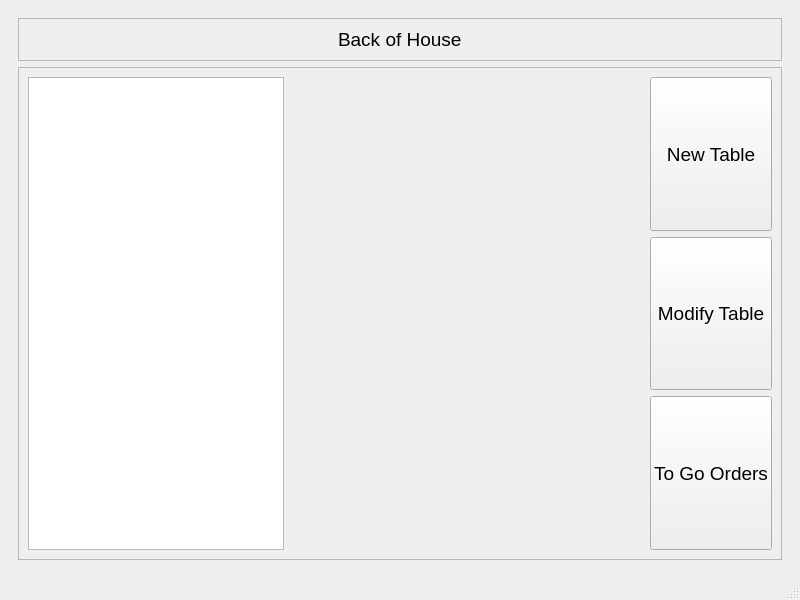
<?xml version="1.0" encoding="UTF-8"?>
<ui version="4.0">
 <class>MainWindow</class>
 <widget class="QMainWindow" name="MainWindow">
  <property name="geometry">
   <rect>
    <x>0</x>
    <y>0</y>
    <width>800</width>
    <height>600</height>
   </rect>
  </property>
  <property name="windowTitle">
   <string>MainWindow</string>
  </property>
  <widget class="QWidget" name="centralwidget">
   <layout class="QVBoxLayout" name="verticalLayout">
    <item>
     <widget class="QStackedWidget" name="stackedWidget">
      <property name="font">
       <font>
        <pointsize>14</pointsize>
       </font>
      </property>
      <property name="currentIndex">
       <number>0</number>
      </property>
      <widget class="QWidget" name="user_select">
       <layout class="QVBoxLayout" name="verticalLayout_4">
        <item>
         <widget class="QFrame" name="frame">
          <property name="frameShape">
           <enum>QFrame::StyledPanel</enum>
          </property>
          <property name="frameShadow">
           <enum>QFrame::Raised</enum>
          </property>
          <layout class="QVBoxLayout" name="verticalLayout_2">
           <item alignment="Qt::AlignHCenter">
            <widget class="QLabel" name="label">
             <property name="text">
              <string>Back of House</string>
             </property>
            </widget>
           </item>
          </layout>
         </widget>
        </item>
        <item>
         <widget class="QFrame" name="frame_2">
          <property name="frameShape">
           <enum>QFrame::StyledPanel</enum>
          </property>
          <property name="frameShadow">
           <enum>QFrame::Raised</enum>
          </property>
          <layout class="QHBoxLayout" name="horizontalLayout">
           <item>
            <widget class="QListWidget" name="listWidget">
             <property name="sizePolicy">
              <sizepolicy hsizetype="Minimum" vsizetype="Expanding">
               <horstretch>0</horstretch>
               <verstretch>0</verstretch>
              </sizepolicy>
             </property>
            </widget>
           </item>
           <item>
            <spacer name="horizontalSpacer">
             <property name="orientation">
              <enum>Qt::Horizontal</enum>
             </property>
             <property name="sizeType">
              <enum>QSizePolicy::MinimumExpanding</enum>
             </property>
             <property name="sizeHint" stdset="0">
              <size>
               <width>40</width>
               <height>20</height>
              </size>
             </property>
            </spacer>
           </item>
           <item>
            <layout class="QVBoxLayout" name="verticalLayout_3">
             <property name="sizeConstraint">
              <enum>QLayout::SetDefaultConstraint</enum>
             </property>
             <item>
              <widget class="QPushButton" name="newTable_btn">
               <property name="sizePolicy">
                <sizepolicy hsizetype="Minimum" vsizetype="Minimum">
                 <horstretch>0</horstretch>
                 <verstretch>0</verstretch>
                </sizepolicy>
               </property>
               <property name="text">
                <string>New Table</string>
               </property>
              </widget>
             </item>
             <item>
              <widget class="QPushButton" name="modifyTable_btn">
               <property name="sizePolicy">
                <sizepolicy hsizetype="Minimum" vsizetype="Minimum">
                 <horstretch>0</horstretch>
                 <verstretch>0</verstretch>
                </sizepolicy>
               </property>
               <property name="text">
                <string>Modify Table</string>
               </property>
              </widget>
             </item>
             <item>
              <widget class="QPushButton" name="toGoOrder_btn">
               <property name="sizePolicy">
                <sizepolicy hsizetype="Minimum" vsizetype="Minimum">
                 <horstretch>0</horstretch>
                 <verstretch>0</verstretch>
                </sizepolicy>
               </property>
               <property name="text">
                <string>To Go Orders</string>
               </property>
              </widget>
             </item>
            </layout>
           </item>
          </layout>
         </widget>
        </item>
       </layout>
      </widget>
      <widget class="QWidget" name="login">
       <property name="sizePolicy">
        <sizepolicy hsizetype="Preferred" vsizetype="Preferred">
         <horstretch>0</horstretch>
         <verstretch>0</verstretch>
        </sizepolicy>
       </property>
       <layout class="QVBoxLayout" name="verticalLayout_7">
        <item>
         <widget class="QFrame" name="frame_3">
          <property name="frameShape">
           <enum>QFrame::StyledPanel</enum>
          </property>
          <property name="frameShadow">
           <enum>QFrame::Raised</enum>
          </property>
          <layout class="QHBoxLayout" name="horizontalLayout_2">
           <item alignment="Qt::AlignHCenter">
            <widget class="QLabel" name="label_2">
             <property name="text">
              <string>Back of House</string>
             </property>
            </widget>
           </item>
          </layout>
         </widget>
        </item>
        <item>
         <spacer name="verticalSpacer_2">
          <property name="orientation">
           <enum>Qt::Vertical</enum>
          </property>
          <property name="sizeType">
           <enum>QSizePolicy::Preferred</enum>
          </property>
          <property name="sizeHint" stdset="0">
           <size>
            <width>20</width>
            <height>160</height>
           </size>
          </property>
         </spacer>
        </item>
        <item>
         <widget class="QFrame" name="frame_4">
          <property name="sizePolicy">
           <sizepolicy hsizetype="Preferred" vsizetype="Preferred">
            <horstretch>0</horstretch>
            <verstretch>0</verstretch>
           </sizepolicy>
          </property>
          <property name="frameShape">
           <enum>QFrame::StyledPanel</enum>
          </property>
          <property name="frameShadow">
           <enum>QFrame::Raised</enum>
          </property>
          <layout class="QHBoxLayout" name="horizontalLayout_3">
           <item>
            <layout class="QVBoxLayout" name="verticalLayout_5" stretch="1,4">
             <item>
              <widget class="QLineEdit" name="lineEdit">
               <property name="sizePolicy">
                <sizepolicy hsizetype="Preferred" vsizetype="Minimum">
                 <horstretch>0</horstretch>
                 <verstretch>40</verstretch>
                </sizepolicy>
               </property>
               <property name="font">
                <font>
                 <pointsize>18</pointsize>
                </font>
               </property>
              </widget>
             </item>
             <item>
              <layout class="QGridLayout" name="gridLayout">
               <item row="0" column="2">
                <widget class="QPushButton" name="nine_btn">
                 <property name="sizePolicy">
                  <sizepolicy hsizetype="MinimumExpanding" vsizetype="MinimumExpanding">
                   <horstretch>0</horstretch>
                   <verstretch>0</verstretch>
                  </sizepolicy>
                 </property>
                 <property name="font">
                  <font>
                   <pointsize>18</pointsize>
                  </font>
                 </property>
                 <property name="text">
                  <string>9</string>
                 </property>
                </widget>
               </item>
               <item row="1" column="0">
                <widget class="QPushButton" name="four_btn">
                 <property name="sizePolicy">
                  <sizepolicy hsizetype="MinimumExpanding" vsizetype="MinimumExpanding">
                   <horstretch>0</horstretch>
                   <verstretch>0</verstretch>
                  </sizepolicy>
                 </property>
                 <property name="font">
                  <font>
                   <pointsize>18</pointsize>
                  </font>
                 </property>
                 <property name="text">
                  <string>4</string>
                 </property>
                </widget>
               </item>
               <item row="1" column="1">
                <widget class="QPushButton" name="five_btn">
                 <property name="sizePolicy">
                  <sizepolicy hsizetype="MinimumExpanding" vsizetype="MinimumExpanding">
                   <horstretch>0</horstretch>
                   <verstretch>0</verstretch>
                  </sizepolicy>
                 </property>
                 <property name="font">
                  <font>
                   <pointsize>18</pointsize>
                  </font>
                 </property>
                 <property name="text">
                  <string>5</string>
                 </property>
                </widget>
               </item>
               <item row="1" column="2">
                <widget class="QPushButton" name="six_btn">
                 <property name="sizePolicy">
                  <sizepolicy hsizetype="MinimumExpanding" vsizetype="MinimumExpanding">
                   <horstretch>0</horstretch>
                   <verstretch>0</verstretch>
                  </sizepolicy>
                 </property>
                 <property name="font">
                  <font>
                   <pointsize>18</pointsize>
                  </font>
                 </property>
                 <property name="text">
                  <string>6</string>
                 </property>
                </widget>
               </item>
               <item row="2" column="1">
                <widget class="QPushButton" name="two_btn">
                 <property name="sizePolicy">
                  <sizepolicy hsizetype="MinimumExpanding" vsizetype="MinimumExpanding">
                   <horstretch>0</horstretch>
                   <verstretch>0</verstretch>
                  </sizepolicy>
                 </property>
                 <property name="font">
                  <font>
                   <pointsize>18</pointsize>
                  </font>
                 </property>
                 <property name="text">
                  <string>2</string>
                 </property>
                </widget>
               </item>
               <item row="2" column="2">
                <widget class="QPushButton" name="three_btn">
                 <property name="sizePolicy">
                  <sizepolicy hsizetype="MinimumExpanding" vsizetype="MinimumExpanding">
                   <horstretch>0</horstretch>
                   <verstretch>0</verstretch>
                  </sizepolicy>
                 </property>
                 <property name="font">
                  <font>
                   <pointsize>18</pointsize>
                  </font>
                 </property>
                 <property name="text">
                  <string>3</string>
                 </property>
                </widget>
               </item>
               <item row="3" column="0">
                <widget class="QPushButton" name="clear_btn">
                 <property name="sizePolicy">
                  <sizepolicy hsizetype="MinimumExpanding" vsizetype="MinimumExpanding">
                   <horstretch>0</horstretch>
                   <verstretch>0</verstretch>
                  </sizepolicy>
                 </property>
                 <property name="font">
                  <font>
                   <pointsize>18</pointsize>
                  </font>
                 </property>
                 <property name="text">
                  <string>Clear</string>
                 </property>
                </widget>
               </item>
               <item row="3" column="1">
                <widget class="QPushButton" name="zero_btn">
                 <property name="sizePolicy">
                  <sizepolicy hsizetype="MinimumExpanding" vsizetype="MinimumExpanding">
                   <horstretch>0</horstretch>
                   <verstretch>0</verstretch>
                  </sizepolicy>
                 </property>
                 <property name="font">
                  <font>
                   <pointsize>18</pointsize>
                  </font>
                 </property>
                 <property name="text">
                  <string>0</string>
                 </property>
                </widget>
               </item>
               <item row="3" column="2">
                <widget class="QPushButton" name="enter_btn">
                 <property name="sizePolicy">
                  <sizepolicy hsizetype="MinimumExpanding" vsizetype="MinimumExpanding">
                   <horstretch>0</horstretch>
                   <verstretch>0</verstretch>
                  </sizepolicy>
                 </property>
                 <property name="font">
                  <font>
                   <pointsize>18</pointsize>
                  </font>
                 </property>
                 <property name="text">
                  <string>Enter</string>
                 </property>
                </widget>
               </item>
               <item row="2" column="0">
                <widget class="QPushButton" name="one_btn">
                 <property name="sizePolicy">
                  <sizepolicy hsizetype="MinimumExpanding" vsizetype="MinimumExpanding">
                   <horstretch>0</horstretch>
                   <verstretch>0</verstretch>
                  </sizepolicy>
                 </property>
                 <property name="font">
                  <font>
                   <pointsize>18</pointsize>
                  </font>
                 </property>
                 <property name="text">
                  <string>1</string>
                 </property>
                </widget>
               </item>
               <item row="0" column="0">
                <widget class="QPushButton" name="seven_btn">
                 <property name="sizePolicy">
                  <sizepolicy hsizetype="MinimumExpanding" vsizetype="MinimumExpanding">
                   <horstretch>0</horstretch>
                   <verstretch>0</verstretch>
                  </sizepolicy>
                 </property>
                 <property name="font">
                  <font>
                   <pointsize>18</pointsize>
                  </font>
                 </property>
                 <property name="text">
                  <string>7</string>
                 </property>
                </widget>
               </item>
               <item row="0" column="1">
                <widget class="QPushButton" name="eight_btn">
                 <property name="sizePolicy">
                  <sizepolicy hsizetype="MinimumExpanding" vsizetype="MinimumExpanding">
                   <horstretch>0</horstretch>
                   <verstretch>0</verstretch>
                  </sizepolicy>
                 </property>
                 <property name="font">
                  <font>
                   <pointsize>18</pointsize>
                  </font>
                 </property>
                 <property name="text">
                  <string>8</string>
                 </property>
                </widget>
               </item>
               <item row="4" column="1">
                <widget class="QPushButton" name="Cancel_btn">
                 <property name="sizePolicy">
                  <sizepolicy hsizetype="Minimum" vsizetype="MinimumExpanding">
                   <horstretch>0</horstretch>
                   <verstretch>0</verstretch>
                  </sizepolicy>
                 </property>
                 <property name="font">
                  <font>
                   <pointsize>18</pointsize>
                  </font>
                 </property>
                 <property name="text">
                  <string>Cancel</string>
                 </property>
                </widget>
               </item>
              </layout>
             </item>
            </layout>
           </item>
          </layout>
         </widget>
        </item>
       </layout>
      </widget>
      <widget class="QWidget" name="order">
       <layout class="QVBoxLayout" name="verticalLayout_6">
        <item>
         <widget class="QFrame" name="frame_5">
          <property name="frameShape">
           <enum>QFrame::StyledPanel</enum>
          </property>
          <property name="frameShadow">
           <enum>QFrame::Raised</enum>
          </property>
          <layout class="QHBoxLayout" name="horizontalLayout_4">
           <item alignment="Qt::AlignHCenter">
            <widget class="QLabel" name="label_3">
             <property name="text">
              <string>Back of House</string>
             </property>
            </widget>
           </item>
          </layout>
         </widget>
        </item>
        <item>
         <widget class="QFrame" name="frame_6">
          <property name="frameShape">
           <enum>QFrame::StyledPanel</enum>
          </property>
          <property name="frameShadow">
           <enum>QFrame::Raised</enum>
          </property>
          <layout class="QHBoxLayout" name="horizontalLayout_5" stretch="2,1,3">
           <item>
            <widget class="QListWidget" name="listWidget_2"/>
           </item>
           <item>
            <layout class="QVBoxLayout" name="verticalLayout_9">
             <item>
              <layout class="QVBoxLayout" name="verticalLayout_8">
               <item>
                <widget class="QPushButton" name="appetizers_btn">
                 <property name="text">
                  <string>Appetizers</string>
                 </property>
                </widget>
               </item>
               <item>
                <widget class="QPushButton" name="entrees_btn">
                 <property name="text">
                  <string>Entrees</string>
                 </property>
                </widget>
               </item>
               <item>
                <widget class="QPushButton" name="drinks_btn">
                 <property name="text">
                  <string>Drinks</string>
                 </property>
                </widget>
               </item>
               <item>
                <widget class="QPushButton" name="desserts_btn">
                 <property name="text">
                  <string>Desserts</string>
                 </property>
                </widget>
               </item>
              </layout>
             </item>
             <item>
              <spacer name="verticalSpacer">
               <property name="orientation">
                <enum>Qt::Vertical</enum>
               </property>
               <property name="sizeHint" stdset="0">
                <size>
                 <width>20</width>
                 <height>40</height>
                </size>
               </property>
              </spacer>
             </item>
             <item>
              <widget class="QPushButton" name="remove_btn">
               <property name="text">
                <string>Remove</string>
               </property>
              </widget>
             </item>
             <item>
              <widget class="QPushButton" name="CancelOrder_btn">
               <property name="text">
                <string>Cancel</string>
               </property>
              </widget>
             </item>
             <item>
              <widget class="QPushButton" name="finished_btn">
               <property name="text">
                <string>Finished</string>
               </property>
              </widget>
             </item>
            </layout>
           </item>
           <item>
            <widget class="QStackedWidget" name="stackedWidget_2">
             <property name="currentIndex">
              <number>0</number>
             </property>
             <widget class="QWidget" name="Appetizers">
              <layout class="QVBoxLayout" name="verticalLayout_10" stretch="1,9">
               <item>
                <widget class="QFrame" name="frame_15">
                 <property name="frameShape">
                  <enum>QFrame::StyledPanel</enum>
                 </property>
                 <property name="frameShadow">
                  <enum>QFrame::Raised</enum>
                 </property>
                 <layout class="QHBoxLayout" name="horizontalLayout_9">
                  <item alignment="Qt::AlignHCenter">
                   <widget class="QLabel" name="App_lbl">
                    <property name="text">
                     <string>Appetizers</string>
                    </property>
                   </widget>
                  </item>
                 </layout>
                </widget>
               </item>
               <item>
                <widget class="QFrame" name="frame_16">
                 <property name="frameShape">
                  <enum>QFrame::StyledPanel</enum>
                 </property>
                 <property name="frameShadow">
                  <enum>QFrame::Raised</enum>
                 </property>
                 <layout class="QGridLayout" name="gridLayout_6">
                  <item row="0" column="1">
                   <widget class="QPushButton" name="Guacamole_btn">
                    <property name="text">
                     <string>Guacamole</string>
                    </property>
                   </widget>
                  </item>
                  <item row="0" column="0">
                   <widget class="QPushButton" name="Chips_btn">
                    <property name="text">
                     <string>Chips</string>
                    </property>
                   </widget>
                  </item>
                  <item row="0" column="2">
                   <widget class="QPushButton" name="Toastadas_btn">
                    <property name="text">
                     <string>Toastadas</string>
                    </property>
                   </widget>
                  </item>
                 </layout>
                </widget>
               </item>
              </layout>
             </widget>
             <widget class="QWidget" name="Entrees">
              <layout class="QVBoxLayout" name="verticalLayout_13" stretch="1,9">
               <item>
                <widget class="QFrame" name="frame_9">
                 <property name="frameShape">
                  <enum>QFrame::StyledPanel</enum>
                 </property>
                 <property name="frameShadow">
                  <enum>QFrame::Raised</enum>
                 </property>
                 <layout class="QHBoxLayout" name="horizontalLayout_8">
                  <item alignment="Qt::AlignHCenter">
                   <widget class="QLabel" name="Ent_lbl">
                    <property name="text">
                     <string>Entrees</string>
                    </property>
                   </widget>
                  </item>
                 </layout>
                </widget>
               </item>
               <item>
                <widget class="QFrame" name="frame_10">
                 <property name="frameShape">
                  <enum>QFrame::StyledPanel</enum>
                 </property>
                 <property name="frameShadow">
                  <enum>QFrame::Raised</enum>
                 </property>
                 <layout class="QGridLayout" name="gridLayout_3">
                  <item row="0" column="1">
                   <widget class="QPushButton" name="Burrito_btn">
                    <property name="text">
                     <string>Burrito</string>
                    </property>
                   </widget>
                  </item>
                  <item row="0" column="0">
                   <widget class="QPushButton" name="Tacos_btn">
                    <property name="text">
                     <string>Tacos</string>
                    </property>
                   </widget>
                  </item>
                  <item row="0" column="2">
                   <widget class="QPushButton" name="Salad_btn">
                    <property name="text">
                     <string>Salad</string>
                    </property>
                   </widget>
                  </item>
                 </layout>
                </widget>
               </item>
              </layout>
             </widget>
             <widget class="QWidget" name="Drinks">
              <layout class="QVBoxLayout" name="verticalLayout_16" stretch="1,9">
               <item>
                <widget class="QFrame" name="frame_11">
                 <property name="frameShape">
                  <enum>QFrame::StyledPanel</enum>
                 </property>
                 <property name="frameShadow">
                  <enum>QFrame::Raised</enum>
                 </property>
                 <layout class="QHBoxLayout" name="horizontalLayout_10">
                  <item alignment="Qt::AlignHCenter">
                   <widget class="QLabel" name="Drk_lbl">
                    <property name="text">
                     <string>Drinks</string>
                    </property>
                   </widget>
                  </item>
                 </layout>
                </widget>
               </item>
               <item>
                <widget class="QFrame" name="frame_12">
                 <property name="frameShape">
                  <enum>QFrame::StyledPanel</enum>
                 </property>
                 <property name="frameShadow">
                  <enum>QFrame::Raised</enum>
                 </property>
                 <layout class="QGridLayout" name="gridLayout_4">
                  <item row="0" column="0">
                   <widget class="QPushButton" name="Horchata_btn">
                    <property name="text">
                     <string>Horchata</string>
                    </property>
                   </widget>
                  </item>
                  <item row="0" column="1">
                   <widget class="QPushButton" name="Cerveza_btn">
                    <property name="text">
                     <string>Cerveza</string>
                    </property>
                   </widget>
                  </item>
                  <item row="0" column="2">
                   <widget class="QPushButton" name="Jarritos_btn">
                    <property name="text">
                     <string>Jarritos</string>
                    </property>
                   </widget>
                  </item>
                 </layout>
                </widget>
               </item>
              </layout>
             </widget>
             <widget class="QWidget" name="Desserts">
              <layout class="QVBoxLayout" name="verticalLayout_19" stretch="1,9">
               <item>
                <widget class="QFrame" name="frame_14">
                 <property name="frameShape">
                  <enum>QFrame::StyledPanel</enum>
                 </property>
                 <property name="frameShadow">
                  <enum>QFrame::Raised</enum>
                 </property>
                 <layout class="QHBoxLayout" name="horizontalLayout_13">
                  <item alignment="Qt::AlignHCenter">
                   <widget class="QLabel" name="Des_lbl">
                    <property name="text">
                     <string>Desserts</string>
                    </property>
                   </widget>
                  </item>
                 </layout>
                </widget>
               </item>
               <item>
                <widget class="QFrame" name="frame_13">
                 <property name="frameShape">
                  <enum>QFrame::StyledPanel</enum>
                 </property>
                 <property name="frameShadow">
                  <enum>QFrame::Raised</enum>
                 </property>
                 <layout class="QGridLayout" name="gridLayout_5" columnstretch="1,1" rowminimumheight="0" columnminimumwidth="1,1">
                  <item row="0" column="0">
                   <widget class="QPushButton" name="Churro_btn">
                    <property name="text">
                     <string>Churro</string>
                    </property>
                   </widget>
                  </item>
                  <item row="0" column="1">
                   <widget class="QPushButton" name="Flan_btn">
                    <property name="text">
                     <string>Flan</string>
                    </property>
                   </widget>
                  </item>
                 </layout>
                </widget>
               </item>
              </layout>
             </widget>
            </widget>
           </item>
          </layout>
         </widget>
        </item>
       </layout>
      </widget>
     </widget>
    </item>
   </layout>
  </widget>
  <widget class="QMenuBar" name="menubar">
   <property name="geometry">
    <rect>
     <x>0</x>
     <y>0</y>
     <width>800</width>
     <height>25</height>
    </rect>
   </property>
  </widget>
  <widget class="QStatusBar" name="statusbar"/>
 </widget>
 <resources/>
 <connections/>
</ui>
